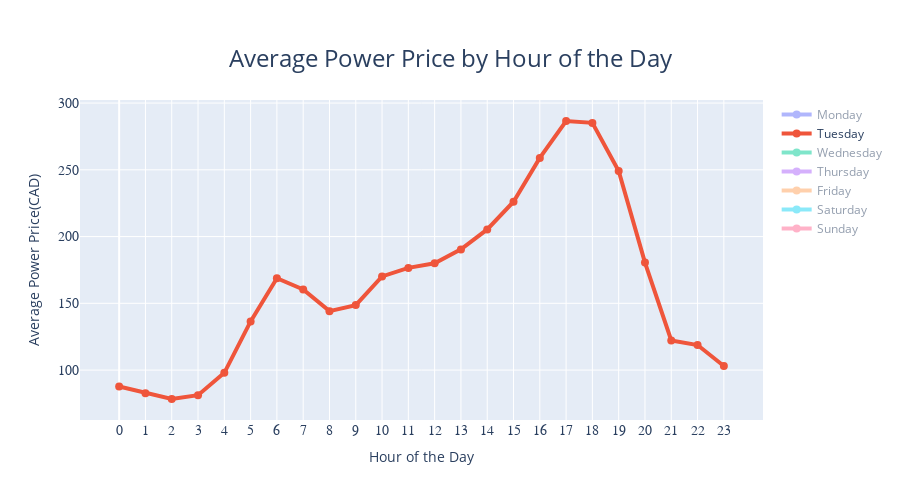

Here is the notebook cell this chart was saved with:
### Markdown cell above
Our project utilized two primary data sources: 

**Open-source Tableau Data**: We had access to historical hourly time series data published by AESO in Tableau. 

**Open-source API Data**:  AESO provides a public API service that grants us access to real-time and historical data for specific selective features.

Our initial dataset consisted of approximately 110 features and ~ 72,000 rows, covering various aspects such as power generation/supply by fuel type, energy load distribution across regions, import and export data, and system marginal price data. The primary target we focused on forecasting was the power pool price (CAD). This price represents the balanced average power price per hour for the Alberta province as determined by AESO. It is capped between 0 and 1000 to ensure that the Alberta electricity market is stable and fair. Our feature set predominantly comprises numerical data, with one exception of an ordinal feature that was engineered by us.

### Code cell
import plotly.graph_objects as go

# Create a new figure
fig = go.Figure()

# Loop through days of the week and plot data
for i in range(7):
    day = df[df.index.dayofweek == i]
    avg_price = day.groupby(day.index.hour)["price"].mean()
    day_name = day.index[0].strftime("%A")

    line = go.Scatter(
        x=avg_price.index,
        y=avg_price,
        mode='markers+lines',
        marker=dict(symbol='circle', size=8),  # Set marker color to green
        # mode='lines',
        name=day_name,
        line=dict( width=4),  # Set line width to 2
        visible=True if day_name == 'Tuesday' else "legendonly"
    )
    fig.add_trace(line)
# Update layout
fig.update_layout(
    title={
        'text': 'Average Power Price by Hour of the Day',
        'x': 0.5,  # Center the title
        'y': 0.9,  # Increase the y position for title size
        'xanchor': 'center',  # Center the title horizontally
        'yanchor': 'top',  # Anchor the title from the top
        'font': dict(size=24)  # Increase the title font size
    },
    xaxis=dict(
        title='Hour of the Day',
        tickmode='array',
        tickvals=list(range(24)),
        ticktext=[str(i) for i in range(24)],
        tickfont=dict(size=14, family='Arial, bold'),  # Bold and increased size for x-axis tick labels
    ),
    yaxis=dict(
        title='Average Power Price(CAD)',
        tickfont=dict(size=14, family='Arial, bold'),  # Bold and increased size for y-axis tick labels
    ),
    height=500
    # width=1000  # Decrease the width of the plot
)

# Show plot
fig.show()

### Figure 1 — Plotly figure (JSON) as saved in the notebook; plotly's stock layout.template omitted (floating-point values rounded to 4 significant figures)
{"data": [{"line": {"width": 4}, "marker": {"size": 8, "symbol": "circle"}, "mode": "markers+lines", "name": "Monday", "type": "scatter", "visible": "legendonly", "x": [0, 1, 2, 3, 4, 5, 6, 7, 8, 9, 10, 11, 12, 13, 14, 15, 16, 17, 18, 19, 20, 21, 22, 23], "y": [71.09, 72.39, 70.07, 67.9, 83.96, 111.4, 124.1, 144.3, 143.7, 137.9, 148.8, 162.8, 180.9, 178.7, 176.4, 215.3, 263.5, 276.8, 256.7, 214.3, 171.5, 122.6, 105.7, 94.42]}, {"line": {"width": 4}, "marker": {"size": 8, "symbol": "circle"}, "mode": "markers+lines", "name": "Tuesday", "type": "scatter", "visible": true, "x": [0, 1, 2, 3, 4, 5, 6, 7, 8, 9, 10, 11, 12, 13, 14, 15, 16, 17, 18, 19, 20, 21, 22, 23], "y": [87.65, 82.68, 78.34, 81.18, 97.96, 136.5, 168.8, 160.4, 144.1, 148.7, 170.1, 176.5, 180.0, 190.4, 205.4, 226.1, 258.9, 286.6, 285.2, 249.1, 180.5, 122.2, 118.7, 103.1]}, {"line": {"width": 4}, "marker": {"size": 8, "symbol": "circle"}, "mode": "markers+lines", "name": "Wednesday", "type": "scatter", "visible": "legendonly", "x": [0, 1, 2, 3, 4, 5, 6, 7, 8, 9, 10, 11, 12, 13, 14, 15, 16, 17, 18, 19, 20, 21, 22, 23], "y": [95.04, 78.81, 72.96, 78.26, 95.08, 144.8, 165.1, 176.8, 172.4, 179.4, 196.8, 194.3, 194.7, 197.1, 201.5, 219.3, 253.7, 256.3, 258.6, 231.9, 171.6, 138.7, 108.3, 88.71]}, {"line": {"width": 4}, "marker": {"size": 8, "symbol": "circle"}, "mode": "markers+lines", "name": "Thursday", "type": "scatter", "visible": "legendonly", "x": [0, 1, 2, 3, 4, 5, 6, 7, 8, 9, 10, 11, 12, 13, 14, 15, 16, 17, 18, 19, 20, 21, 22, 23], "y": [90.4, 87.55, 82.84, 81.45, 88.74, 136.2, 155.9, 154.6, 137.6, 140.4, 145.5, 159.0, 162.5, 163.4, 163.1, 208.1, 229.9, 234.9, 226.9, 202.9, 167.8, 121.2, 106.6, 86.07]}, {"line": {"width": 4}, "marker": {"size": 8, "symbol": "circle"}, "mode": "markers+lines", "name": "Friday", "type": "scatter", "visible": "legendonly", "x": [0, 1, 2, 3, 4, 5, 6, 7, 8, 9, 10, 11, 12, 13, 14, 15, 16, 17, 18, 19, 20, 21, 22, 23], "y": [72.76, 65.96, 65.32, 66.66, 77.15, 101.3, 127.4, 130.2, 128.9, 124.5, 157.9, 164.1, 170.3, 156.0, 152.0, 160.5, 190.5, 183.5, 172.5, 138.9, 110.5, 95.8, 92.94, 84.87]}, {"line": {"width": 4}, "marker": {"size": 8, "symbol": "circle"}, "mode": "markers+lines", "name": "Saturday", "type": "scatter", "visible": "legendonly", "x": [0, 1, 2, 3, 4, 5, 6, 7, 8, 9, 10, 11, 12, 13, 14, 15, 16, 17, 18, 19, 20, 21, 22, 23], "y": [68.01, 61.99, 64.2, 63.21, 68.61, 74.31, 72.63, 66.02, 70.01, 77.5, 76.42, 79.82, 82.11, 82.86, 85.15, 94.48, 136.0, 165.5, 152.9, 138.7, 106.1, 81.17, 83.55, 77.26]}, {"line": {"width": 4}, "marker": {"size": 8, "symbol": "circle"}, "mode": "markers+lines", "name": "Sunday", "type": "scatter", "visible": "legendonly", "x": [0, 1, 2, 3, 4, 5, 6, 7, 8, 9, 10, 11, 12, 13, 14, 15, 16, 17, 18, 19, 20, 21, 22, 23], "y": [67.29, 58.23, 58.64, 65.32, 70.97, 76.3, 65.4, 66.48, 75.71, 80.34, 80.04, 78.49, 84.51, 89.62, 99.62, 126.2, 180.0, 205.6, 193.9, 175.0, 142.3, 100.6, 86.5, 75.53]}], "layout": {"height": 500, "title": {"font": {"size": 24}, "text": "Average Power Price by Hour of the Day", "x": 0.5, "xanchor": "center", "y": 0.9, "yanchor": "top"}, "xaxis": {"tickfont": {"family": "Arial, bold", "size": 14}, "tickmode": "array", "ticktext": ["0", "1", "2", "3", "4", "5", "6", "7", "8", "9", "10", "11", "12", "13", "14", "15", "16", "17", "18", "19", "20", "21", "22", "23"], "tickvals": [0, 1, 2, 3, 4, 5, 6, 7, 8, 9, 10, 11, 12, 13, 14, 15, 16, 17, 18, 19, 20, 21, 22, 23], "title": {"text": "Hour of the Day"}}, "yaxis": {"tickfont": {"family": "Arial, bold", "size": 14}, "title": {"text": "Average Power Price(CAD)"}}}}
